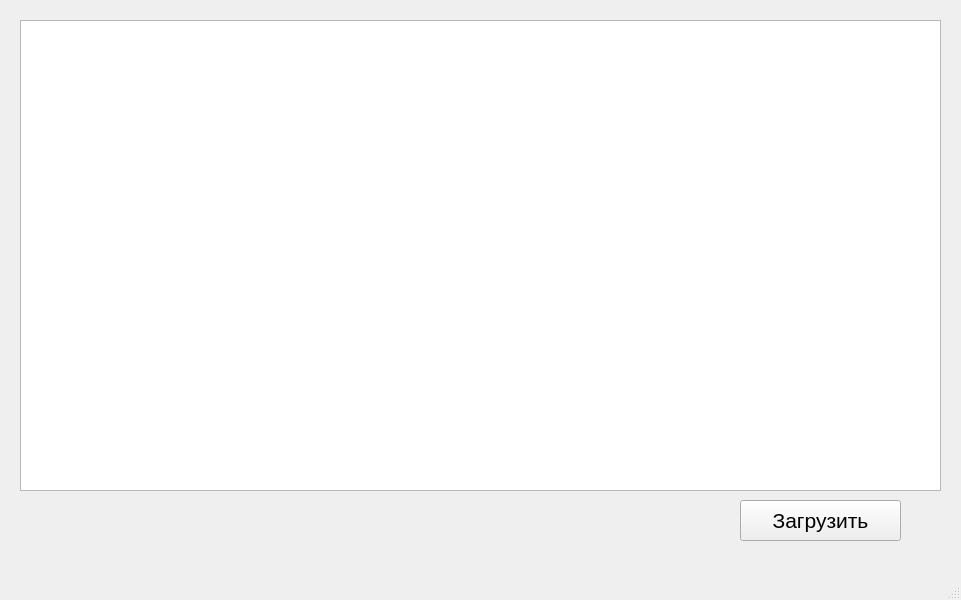
<?xml version="1.0" encoding="UTF-8"?>
<ui version="4.0">
 <class>MainWindow</class>
 <widget class="QMainWindow" name="MainWindow">
  <property name="geometry">
   <rect>
    <x>0</x>
    <y>0</y>
    <width>961</width>
    <height>600</height>
   </rect>
  </property>
  <property name="windowTitle">
   <string>MainWindow</string>
  </property>
  <widget class="QWidget" name="centralwidget">
   <widget class="QTableWidget" name="tableWidget">
    <property name="geometry">
     <rect>
      <x>20</x>
      <y>20</y>
      <width>921</width>
      <height>471</height>
     </rect>
    </property>
    <property name="columnCount">
     <number>0</number>
    </property>
   </widget>
   <widget class="QPushButton" name="pushButton">
    <property name="geometry">
     <rect>
      <x>740</x>
      <y>500</y>
      <width>161</width>
      <height>41</height>
     </rect>
    </property>
    <property name="font">
     <font>
      <pointsize>16</pointsize>
     </font>
    </property>
    <property name="text">
     <string>Загрузить</string>
    </property>
   </widget>
  </widget>
  <widget class="QMenuBar" name="menubar">
   <property name="geometry">
    <rect>
     <x>0</x>
     <y>0</y>
     <width>961</width>
     <height>22</height>
    </rect>
   </property>
  </widget>
  <widget class="QStatusBar" name="statusbar"/>
 </widget>
 <resources/>
 <connections/>
</ui>
